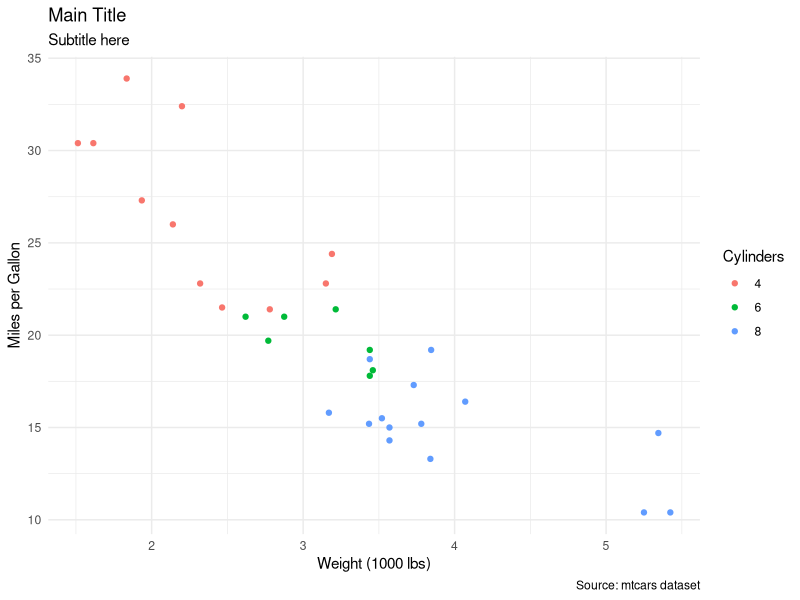
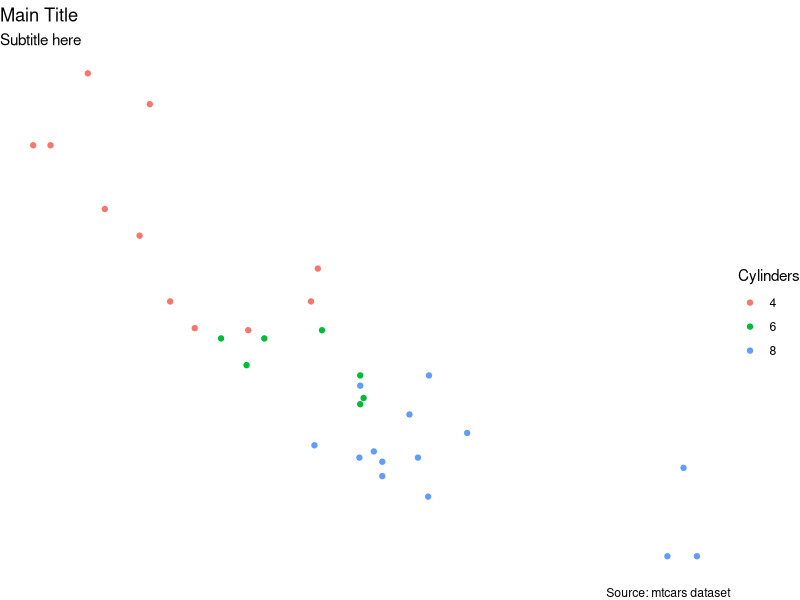

Recreate these plots in R, in order.
#!/usr/bin/env Rscript
# Explore what ggplot2 provides for theming/styling

library(ggplot2)

cat("\n=== Exploring ggplot2 Theme and Layout Info ===\n\n")

# Create a sample plot with various elements
p <- ggplot(mtcars, aes(x = wt, y = mpg, color = factor(cyl))) +
  geom_point() +
  labs(
    title = "Main Title",
    subtitle = "Subtitle here",
    x = "Weight (1000 lbs)",
    y = "Miles per Gallon",
    caption = "Source: mtcars dataset",
    color = "Cylinders"
  ) +
  theme_minimal()

built <- ggplot_build(p)

cat("1. Labels available:\n")
print(names(built$plot$labels))
cat("\n")
for (label in names(built$plot$labels)) {
  cat(sprintf("   %s: %s\n", label, built$plot$labels[[label]]))
}

cat("\n2. Theme elements:\n")
theme <- built$plot$theme
cat("   Theme class:", class(theme), "\n")
cat("   Theme elements available:\n")
theme_elements <- names(theme)
# Show key ones
key_elements <- c("panel.background", "panel.border", "panel.grid.major", 
                  "panel.grid.minor", "axis.line", "axis.ticks", "axis.text",
                  "plot.title", "plot.subtitle", "plot.caption", "legend.position")
for (elem in key_elements) {
  if (elem %in% theme_elements) {
    cat(sprintf("   - %s: %s\n", elem, class(theme[[elem]])[1]))
  }
}

cat("\n3. Panel parameters:\n")
panel_params <- built$layout$panel_params[[1]]
cat("   Available params:", paste(names(panel_params), collapse = ", "), "\n")
cat("   x.range:", panel_params$x.range, "\n")
cat("   y.range:", panel_params$y.range, "\n")

cat("\n4. Scales:\n")
scales <- built$plot$scales$scales
for (i in seq_along(scales)) {
  scale <- scales[[i]]
  cat(sprintf("   Scale %d: %s (%s)\n", i, class(scale)[1], scale$aesthetics[1]))
  if (!is.null(scale$name)) cat(sprintf("      name: %s\n", scale$name))
}

cat("\n5. Guides/Legend info:\n")
cat("   Legend position:", 
    if (!is.null(theme$legend.position)) as.character(theme$legend.position) else "right (default)", 
    "\n")

cat("\n6. Coord info:\n")
coord <- built$plot$coordinates
cat("   Coord class:", class(coord)[1], "\n")

cat("\n=== Summary of Extractable Elements ===\n")
cat("
From ggplot_build() we can extract:
- Title, subtitle, caption
- X and Y axis labels
- Legend title and position
- Scale ranges and breaks
- Theme settings (though complex)
- Facet information

For terminal plots, we could add options for:
1. Box/border around plot area
2. Grid lines (major/minor)
3. Axis labels (from ggplot or custom)
4. Title position (center/left)
5. Legend display (on/off, position)
6. Axis tick marks
7. Plot margins
")

# Test with different themes
cat("\n=== Theme Comparison ===\n")
themes <- list(
  "theme_gray" = theme_gray(),
  "theme_bw" = theme_bw(),
  "theme_minimal" = theme_minimal(),
  "theme_classic" = theme_classic(),
  "theme_void" = theme_void()
)

for (name in names(themes)) {
  p_themed <- p + themes[[name]]
  built_themed <- ggplot_build(p_themed)
  
  # Check for panel border
  has_border <- !is.null(built_themed$plot$theme$panel.border) && 
                !inherits(built_themed$plot$theme$panel.border, "element_blank")
  
  # Check for axis lines
  has_axis_line <- !is.null(built_themed$plot$theme$axis.line) && 
                   !inherits(built_themed$plot$theme$axis.line, "element_blank")
  
  cat(sprintf("  %s: border=%s, axis_line=%s\n", 
              name, has_border, has_axis_line))
}

